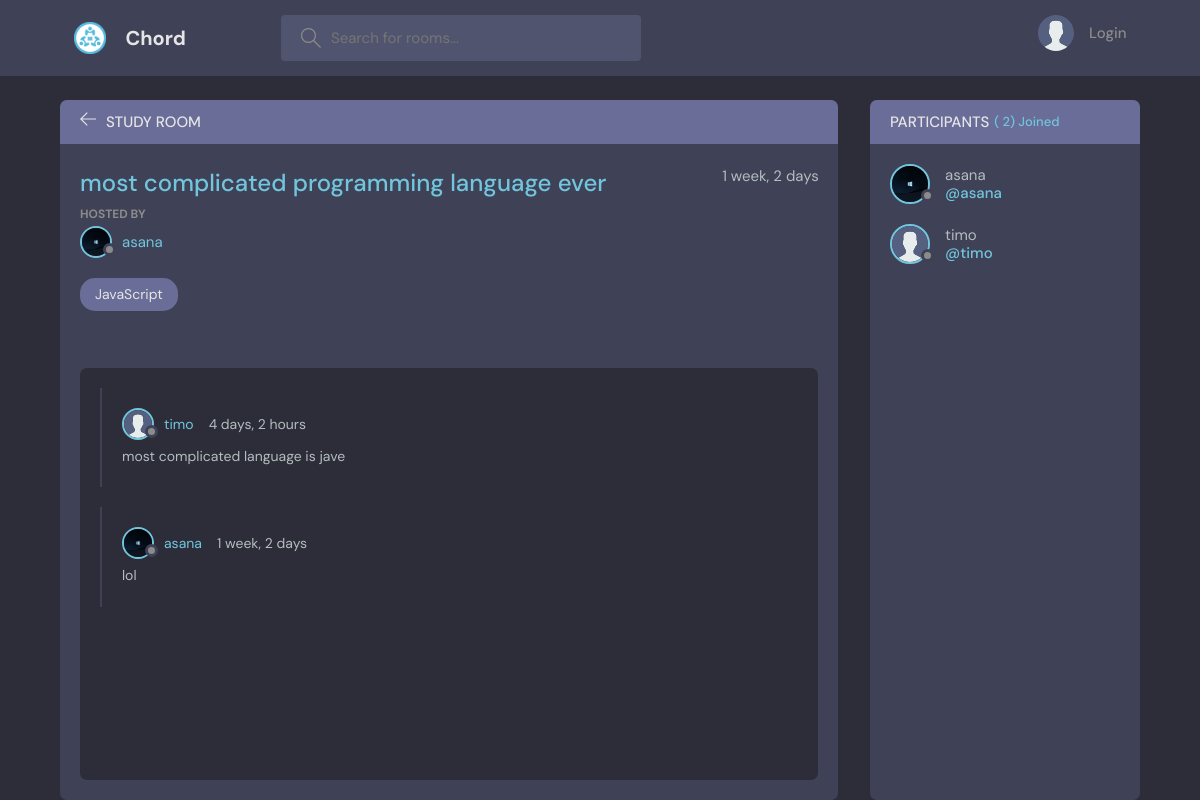
The page /room/1/ on the database its author committed.
### base/models.py (models this page shows, shortened)
class Room(models.Model):
    host = models.ForeignKey(User, on_delete=models.SET_NULL, null=True)
    topic = models.ForeignKey(Topic, on_delete=models.SET_NULL, null=True)
    name = models.CharField(max_length=200) #character feild
    description = models.TextField(null=True, blank=True) #text feild
    participants = models.ManyToManyField(User, related_name='participants', blank=True)
    updated = models.DateTimeField(auto_now=True) #gets current date
    created = models.DateTimeField(auto_now_add=True) #gets original date
    class Meta:
        ordering = ['-updated', '-created']

class User(AbstractUser):
    name = models.CharField(max_length=200, null=True)
    email = models.EmailField(unique=True, null=True)
    bio = models.TextField(null=True)
    avatar = models.ImageField(null=True, default="avatar.svg")
    USERNAME_FIELD = 'email'
    REQUIRED_FIELDS = []

class Message(models.Model):
    user = models.ForeignKey(User, on_delete=models.CASCADE) #one to many relationships
    room = models.ForeignKey(Room, on_delete=models.CASCADE)
    body = models.TextField()
    updated = models.DateTimeField(auto_now=True) #gets current date
    created = models.DateTimeField(auto_now_add=True) #gets original date
    class Meta:
        ordering = ['-updated', '-created']

### base/views.py (the view, shortened to what this page needs)
# urls.py: path('room/<str:pk>/', views.getRoom),
def room(request, pk):
    room = Room.objects.get(id=pk) #getting the specific room
    room_messages = room.message_set.all().order_by('-created')
    participants = room.participants.all()
    context = {"room" : room, 'room_messages' : room_messages,
                'participants' : participants}
    return render(request, 'base/room.html', context)

### base/templates/base/room.html (shortened to what this page needs)
{% extends 'main.html' %}
{% block content %}
    <main class="profile-page layout layout--2">
      <div class="container">
        <div class="room">
          <div class="room__top">
            <div class="room__topLeft">
              <a href="{% url 'home' %}">
                <svg version="1.1" xmlns="http://www.w3.org/2000/svg" width="32" height="32" viewBox="0 0 32 32">
                  <title>arrow-left</title>
                  <path
                    d="M13.723 2.286l-13.723 13.714 13.719 13.714 1.616-1.611-10.96-10.96h27.625v-2.286h-27.625l10.965-10.965-1.616-1.607z"
                  ></path>
                </svg>
              </a>
              <h3>Study Room</h3>
            </div>
          </div>
          <div class="room__box scroll">
            <div class="room__header scroll">
              <div class="room__info">
                <h3>{{room.name}}</h3>
                <span>{{room.created| timesince}}</span>
              </div>
              <div class="room__hosted">
                <p>Hosted By</p>
                <a href="{% url 'user-profile' room.host.id%}" class="room__author">
                  <div class="avatar avatar--small">
                    <img src="{{room.host.avatar.url}}" />
                  </div>
                  <span>{{ room.host.username }}</span>
                </a>
              </div>
              <span class="room__topics">JavaScript</span>
            </div>
            <div class="room__conversation">
              <div class="threads scroll">
                {% for rm in room_messages %}
                <div class="thread">
                  <div class="thread__top">
                    <div class="thread__author">
                      <a href="{% url 'user-profile' rm.user.id  %}" class="thread__authorInfo">
                        <div class="avatar avatar--small">
                          <img src="{{rm.user.avatar.url}}" />
                        </div>
                        <span>{{rm.user.username}}</span>
                      </a>
                      <span class="thread__date">{{rm.created|timesince}}</span>
                    </div>
                  </div>
                  <div class="thread__details">
                   {{rm.body}}
                  </div>
                </div>
                {% endfor %}
              </div>
            </div>
          </div>
        </div>
        <div class="participants">
          <h3 class="participants__top">Participants <span>( {{participants.count }}) Joined</span></h3>
          <div class="participants__list scroll">
          {% for user in participants %}
            <a href="{% url 'user-profile' user.id%}" class="participant">
              <div class="avatar avatar--medium">
                <img src="{{user.avatar.url}}" />
              </div>
              <p>
                {{user.username}}
                <span>@{{user.username}}</span>
              </p>
            </a>
          {% endfor %}
          </div>
        </div>
      </div>
    </main>
  {% endblock %}

### rows shown on the page
Room: name "most complicated programming language ever", created "1 week, 2 days", host.avatar (picture), host.username "asana"
Message: user.avatar (placeholder picture), user.username "timo", created "4 days, 2 hours", body "most complicated language is jave"
Message: user.avatar (picture), user.username "asana", created "1 week, 2 days", body "lol"
User: avatar (picture), username "asana"
User: avatar (placeholder picture), username "timo"

### other values the page prints
{{ participants.count }} "2"
